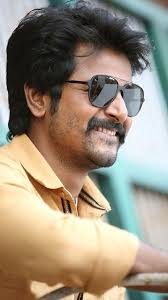
%> input picture image3.jpg, 168 x 300 px
$ octave pr5.m   (GNU Octave 9; MATLAB toolbox functions it lacks are replaced by stand-ins)
%> lines starting %> are read from the running program, lines starting %| are printed output that depends on the picture; in (x1, y1, x2, y2) boxes, pixels count from 0 and x2, y2 are one past the last pixel; in counts of white or black regions, pixels touching at a corner belong together; the program's own positions count from 1
i=imread('image3.jpg');
%> i is the input picture: size 300x168x3 uint8; mean R, G, B 153.1, 140.9, 123.8
j=rgb2gray(i);
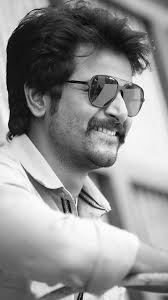
%> j: size 300x168 uint8; min 0, max 254, mean 142.6
g1=edge(j,'sobel');
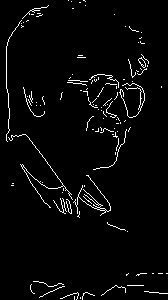
%> g1: size 300x168 logical; 3.1% white in thin lines or dots
g2=edge(j,'prewitt');
%> g2: size 300x168 logical; 3.1% white in thin lines or dots
g3=edge(j,'roberts');
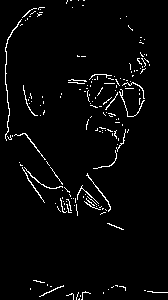
%> g3: size 300x168 logical; 3% white in thin lines or dots
subplot(2,2,1)
imshow(i);
title('Original Image');
subplot(2,2,2)
imshow(g1);
title('Edge Detection using Sobel');
subplot(2,2,3)
imshow(g2);
title('Edge Detection using Prewitt');
subplot(2,2,4);
imshow(g3);
title('Edge Detection using Roberts')

t=graythresh(j);
%> t = 0.553
f=mat2gray(j);
gt=(f>=t);
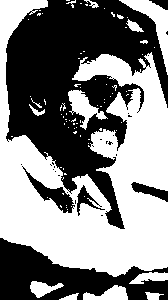
%> gt: size 300x168 logical; 51.2% white; 26 black regions (20 under 20 px), largest, box (x1, y1, x2, y2) and area: (6, 0, 168, 229) 18132, (0, 238, 168, 300) 5087, (22, 166, 75, 213) 632, (131, 182, 168, 202) 316, (77, 185, 105, 216) 244, (149, 0, 168, 10) 107
figure,imshow(gt);
title('Global Thresholding');

[H,theta,rho]=hough(g1);
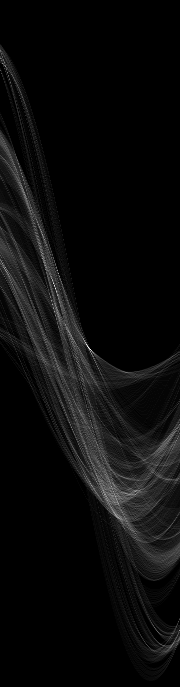
%> H: size 687x180 double; min 0, max 51, mean 2.3; drawn with min black and max white
%> theta = 180 values from -90 to 89; rho = 687 values from -343 to 343
h=mat2gray(H);
figure,imshow(imadjust(h),[],...
'XData',theta,...
'YData',rho,...
'InitialMagnification','fit');
%> after `imshow(imadjust(h),[],... 'XData',theta,... 'YData',rho,... 'InitialMa`:
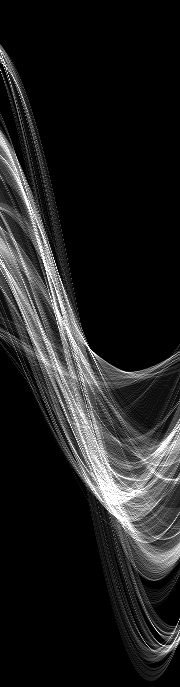
%> displayed picture: size 687x180, on the screen's scale of 0 to 255; min 0, max 255, mean 32.1
title('Hough Transform');
xlael('\theta(degress)')
%> (this line was passed over: xlael is not available in this run)
ylabel('\rho')
axisnormal
%> (this line was passed over: axisnormal is not available in this run)
holdon
%> (this line was passed over: holdon is not available in this run)
colormap(hot)
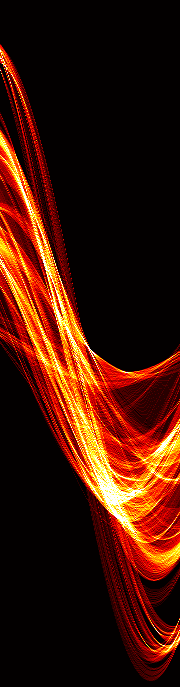
%> displayed picture: size 687x180x3, on the screen's scale of 0 to 255; mean R, G, B 63.9, 20.4, 5.4

$ run again, with image1.jpg copied over image3.jpg
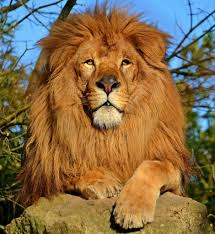
%> input picture image1.jpg, 215 x 234 px
%> i is the input picture: size 234x215x3 uint8; mean R, G, B 134.1, 108.3, 72.5
%> `g1=edge(j,'sobel');`:
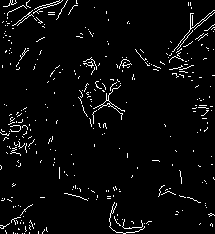
%> g1: size 234x215 logical; 3.8% white in thin lines or dots
%> g2: size 234x215 logical; 3.8% white in thin lines or dots
%> g3: size 234x215 logical; 2.5% white in thin lines or dots
%> t = 0.404
%> gt: size 234x215 logical; 65.7% white; 223 black regions (202 under 20 px), largest, box (x1, y1, x2, y2) and area: (0, 0, 118, 234) 8867, (159, 10, 215, 234) 4670, (77, 78, 125, 135) 534
%> theta = 180 values from -90 to 89; rho = 635 values from -317 to 317
%> `colormap(hot)`:
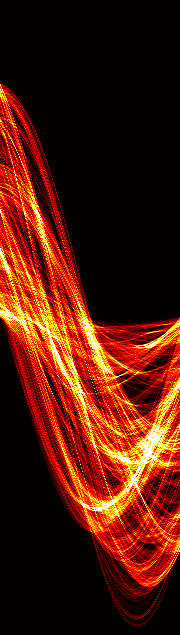
%> displayed picture: size 635x180x3, on the screen's scale of 0 to 255; mean R, G, B 81, 23.9, 5.6
